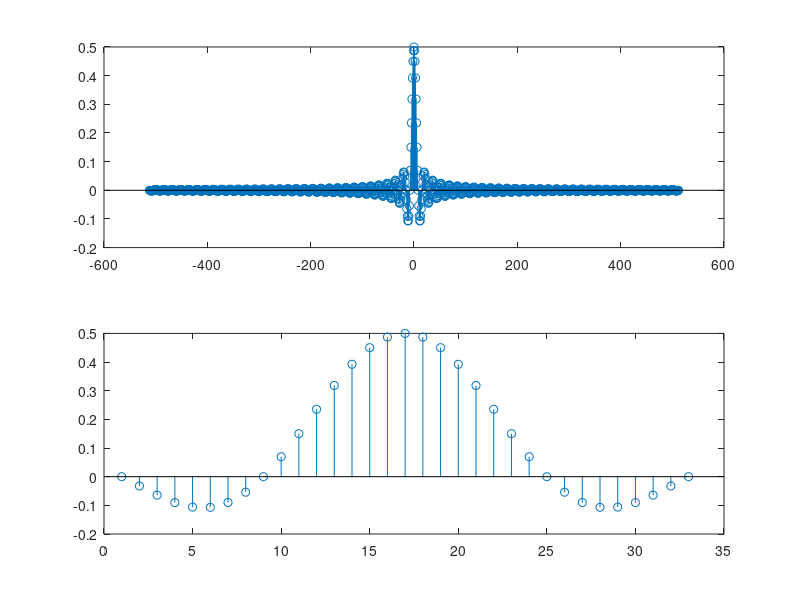

MATLAB code for this plot:

close all;

max_clk_rate = 125e6;
clk_rate = 100e6;
data_rate = 10e6;
bits_per_symbol = 4;
smp_per_symbol = 16;
symbol_rate = data_rate/bits_per_symbol;
T_sym = 1/symbol_rate;

n = 1024;
n_sinc_filt = [0:n]-floor(n/2);
sinc_filt = 0.5*sinc((2/16)*n_sinc_filt);
wdw_width = 33;
filt_wdw = [-1*floor(wdw_width/2):floor(wdw_width/2)] + floor(n/2);
f1 = sinc_filt(filt_wdw+1);
if(1)
 figure
 subplot(211)
 stem(n_sinc_filt, sinc_filt);
 subplot(212)
 stem(f1);
end

